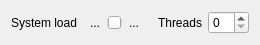
<?xml version="1.0" encoding="UTF-8"?>
<ui version="4.0">
 <class>SystemLoadWidget</class>
 <widget class="QWidget" name="SystemLoadWidget">
  <property name="geometry">
   <rect>
    <x>0</x>
    <y>0</y>
    <width>232</width>
    <height>42</height>
   </rect>
  </property>
  <property name="windowTitle">
   <string notr="true">Form</string>
  </property>
  <layout class="QHBoxLayout" name="horizontalLayout">
   <property name="spacing">
    <number>0</number>
   </property>
   <item>
    <widget class="QLabel" name="label">
     <property name="text">
      <string>System load</string>
     </property>
    </widget>
   </item>
   <item>
    <spacer name="horizontalSpacer">
     <property name="orientation">
      <enum>Qt::Horizontal</enum>
     </property>
     <property name="sizeType">
      <enum>QSizePolicy::Fixed</enum>
     </property>
     <property name="sizeHint" stdset="0">
      <size>
       <width>6</width>
       <height>20</height>
      </size>
     </property>
    </spacer>
   </item>
   <item>
    <widget class="QToolButton" name="minusBtn">
     <property name="text">
      <string notr="true">...</string>
     </property>
     <property name="icon">
      <iconset resource="../resources/resources.qrc">
       <normaloff>:/icons/minus-16.png</normaloff>:/icons/minus-16.png</iconset>
     </property>
     <property name="autoRaise">
      <bool>true</bool>
     </property>
    </widget>
   </item>
   <item>
    <widget class="QSlider" name="slider">
     <property name="tracking">
      <bool>false</bool>
     </property>
     <property name="orientation">
      <enum>Qt::Horizontal</enum>
     </property>
     <property name="tickPosition">
      <enum>QSlider::NoTicks</enum>
     </property>
    </widget>
   </item>
   <item>
    <widget class="QToolButton" name="plusBtn">
     <property name="text">
      <string notr="true">...</string>
     </property>
     <property name="icon">
      <iconset resource="../resources/resources.qrc">
       <normaloff>:/icons/plus-16.png</normaloff>:/icons/plus-16.png</iconset>
     </property>
     <property name="autoRaise">
      <bool>true</bool>
     </property>
    </widget>
   </item>
   <item>
    <spacer name="horizontalSpacer_2">
     <property name="orientation">
      <enum>Qt::Horizontal</enum>
     </property>
     <property name="sizeType">
      <enum>QSizePolicy::Fixed</enum>
     </property>
     <property name="sizeHint" stdset="0">
      <size>
       <width>12</width>
       <height>20</height>
      </size>
     </property>
    </spacer>
   </item>
   <item>
    <widget class="QLabel" name="threadsLabel">
     <property name="text">
      <string>Threads</string>
     </property>
     <property name="buddy">
      <cstring>threadsSpinBox</cstring>
     </property>
    </widget>
   </item>
   <item>
    <spacer name="horizontalSpacer_3">
     <property name="orientation">
      <enum>Qt::Horizontal</enum>
     </property>
     <property name="sizeType">
      <enum>QSizePolicy::Fixed</enum>
     </property>
     <property name="sizeHint" stdset="0">
      <size>
       <width>6</width>
       <height>20</height>
      </size>
     </property>
    </spacer>
   </item>
   <item>
    <widget class="QSpinBox" name="threadsSpinBox"/>
   </item>
  </layout>
 </widget>
 <resources>
  <include location="../resources/resources.qrc"/>
 </resources>
 <connections/>
</ui>
